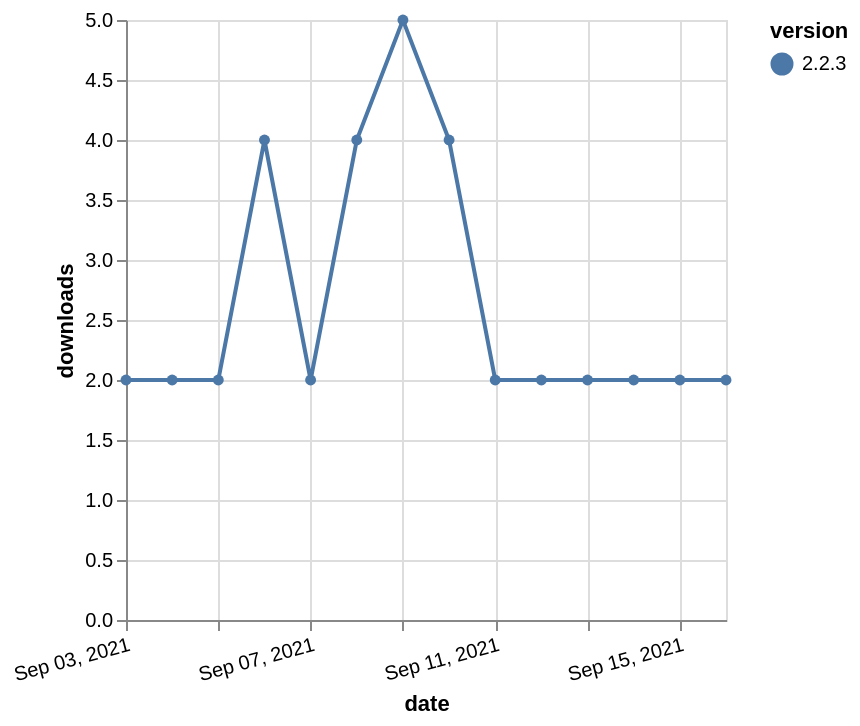

Write the Vega-Lite specification saved for this chart.
### Vega-Lite specification from a JSON file in a GitHub repository (floating-point values rounded to 4 significant figures)
{"$schema": "https://vega.github.io/schema/vega-lite/v5.json", "description": "A simple bar chart with embedded data.", "data": {"values": [{"date": "2021-09-03", "total": 3226, "delta": 2, "version": "2.2.3"}, {"date": "2021-09-04", "total": 3228, "delta": 2, "version": "2.2.3"}, {"date": "2021-09-05", "total": 3230, "delta": 2, "version": "2.2.3"}, {"date": "2021-09-06", "total": 3234, "delta": 4, "version": "2.2.3"}, {"date": "2021-09-07", "total": 3236, "delta": 2, "version": "2.2.3"}, {"date": "2021-09-08", "total": 3240, "delta": 4, "version": "2.2.3"}, {"date": "2021-09-09", "total": 3245, "delta": 5, "version": "2.2.3"}, {"date": "2021-09-10", "total": 3249, "delta": 4, "version": "2.2.3"}, {"date": "2021-09-11", "total": 3251, "delta": 2, "version": "2.2.3"}, {"date": "2021-09-12", "total": 3253, "delta": 2, "version": "2.2.3"}, {"date": "2021-09-13", "total": 3255, "delta": 2, "version": "2.2.3"}, {"date": "2021-09-14", "total": 3257, "delta": 2, "version": "2.2.3"}, {"date": "2021-09-15", "total": 3259, "delta": 2, "version": "2.2.3"}, {"date": "2021-09-16", "total": 3261, "delta": 2, "version": "2.2.3"}]}, "width": "container", "mark": {"type": "line", "point": {"filled": true}}, "encoding": {"x": {"field": "date", "type": "temporal", "timeUnit": "yearmonthdate", "title": "date", "axis": {"labelAngle": -15}}, "y": {"field": "delta", "type": "quantitative", "title": "downloads"}, "color": {"field": "version", "type": "nominal"}, "tooltip": {"field": "delta"}}}
